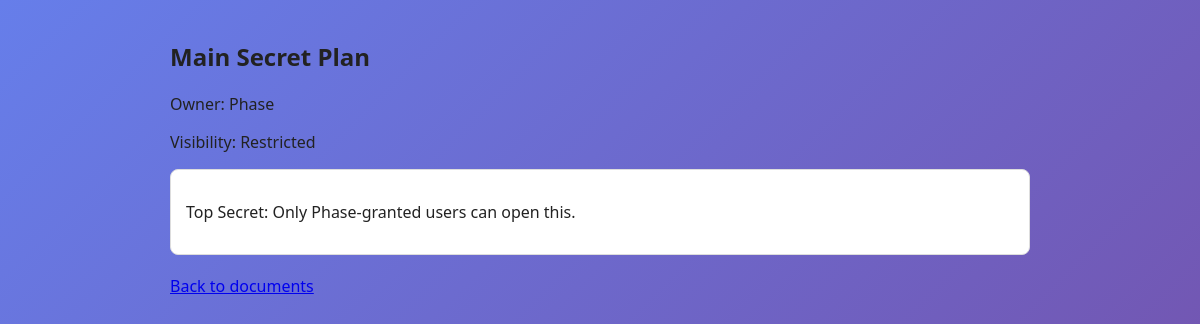
The app's page /document/1 (signed in) with its own data.
### models/document.py (models this page shows)
class Document(db.Model):
    id = db.Column(db.Integer, primary_key=True)
    title = db.Column(db.String(200), nullable=False)
    content = db.Column(db.Text, nullable=False)
    owner_username = db.Column(db.String(100), db.ForeignKey("user.username"), nullable=False)
    is_public = db.Column(db.Boolean, default=False)
    created_at = db.Column(db.DateTime, server_default=db.func.now())
    owner = db.relationship("User", backref=db.backref("owned_documents", lazy=True))
    permissions = db.relationship("DocumentPermission", backref="document", lazy=True, cascade="all, delete-orphan")

### routes/auth_routes.py (the view)
@auth_bp.route("/document/<int:doc_id>")
def view_document(doc_id):
    if "user" not in session:
        return redirect("/login")
    user = _current_user()
    document = Document.query.get(doc_id)
    if not document:
        return "Document not found", 404
    if not user.can_view_document(document):
        return "Access denied. You do not have permission to view this document.", 403
    return render_template("document_view.html", document=document)

### models/user.py (called while the page is built)
    def can_view_document(self, document):
        if document.is_public:
            return True
        if self.username == document.owner_username:
            return True
        if self.is_admin:
            return True
        has_perm = any(p.user_id == self.id for p in document.permissions)
        return has_perm

### routes/auth_routes.py (called while the page is built)
def _current_user():
    if "user" not in session:
        return None
    return User.query.filter_by(username=session["user"]).first()

### templates/document_view.html (shortened to what this page needs)
<!DOCTYPE html>
<html>
<head>
  <link rel="stylesheet" href="/static/css/style.css">
</head>
<body>
  <div style="max-width: 900px; margin: auto; padding: 20px;">
    <h2>{{ document.title }}</h2>
    <p>Owner: {{ document.owner_username }}</p>
    <p>Visibility: {% if document.is_public %}Public{% else %}Restricted{% endif %}</p>
    <div style="border:1px solid #ddd; padding: 15px; border-radius: 8px; background: #fff; margin-top: 10px;">
      <p>{{ document.content }}</p>
    </div>
    <div style="margin-top: 20px;"><a href="/documents">Back to documents</a></div>
  </div>
</body>
</html>

### static/css/style.css (style rules this page uses)
* { box-sizing: border-box; }
body { margin:0; font-family:'Segoe UI', Tahoma, Geneva, Verdana, sans-serif; background: linear-gradient(135deg, #667eea 0%, #764ba2 100%); background-attachment: fixed; color:#222; min-height: 100vh; }

### records on screen
Document: title "Main Secret Plan", owner_username "Phase", content "Top Secret: Only Phase-granted users can open this."
